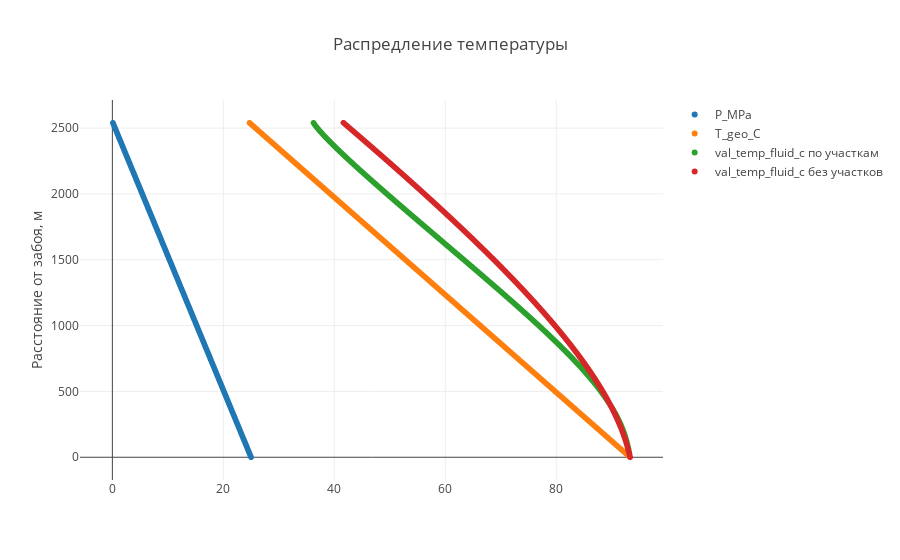

The code cell stored with this chart in its notebook:
### Markdown cell above
## Различные графики и свойства.
## Т.к. не все свойства пересчитываются на каждом шаге идет сближение геотермы и температуры флюида ближе к устью

### Code cell
trace1 = go.Scattergl(
    x = temp_data_with_step.p_list,
    y = temp_data_with_step.distance_list,
    name = 'P_MPa',
    mode = 'markers'
)

trace2 = go.Scattergl(
    x = temp_data_with_step.t_list,
    y = temp_data_with_step.distance_list,
    name = 'T_geo_C',
    mode = 'markers'
)

trace3 = go.Scattergl(
    x = temp_data_with_step.get_values(52),
    y = temp_data_with_step.distance_list,
    name = temp_data_with_step.get_name(52) + ' по участкам',
    mode = 'markers'
)

trace4 = go.Scattergl(
    x = temp_data.get_values(52),
    y = temp_data.distance_list,
    name = temp_data.get_name(52) + ' без участков' ,
    mode = 'markers'
)

data = [trace1, trace2, trace3, trace4]

plot()

### Figure 1 — Plotly figure (JSON) as saved in the notebook; plotly's stock layout.template omitted (floating-point values rounded to 4 significant figures; data arrays with more than 128 entries replaced by an {"elided": "..."} marker saying what was removed)
{"data": [{"mode": "markers", "name": "P_MPa", "type": "scattergl", "uid": "7708f0e9-2375-459d-b21b-2a4b202cbd33", "x": {"elided": "255 float values"}, "y": {"elided": "255 int values"}}, {"mode": "markers", "name": "T_geo_C", "type": "scattergl", "uid": "fddae80e-1c53-44ee-bda5-f9988e2d5f65", "x": {"elided": "255 float values"}, "y": {"elided": "255 int values"}}, {"mode": "markers", "name": "val_temp_fluid_c по участкам", "type": "scattergl", "uid": "d8c23914-c2e0-4ff2-9e49-02b3d5009dd6", "x": {"elided": "255 float values"}, "y": {"elided": "255 int values"}}, {"mode": "markers", "name": "val_temp_fluid_c без участков", "type": "scattergl", "uid": "7ac0e86c-7e20-47ab-a39c-a5d204feb129", "x": {"elided": "255 float values"}, "y": {"elided": "255 int values"}}], "layout": {"title": {"text": "Распредление температуры"}, "yaxis": {"title": {"text": "Расстояние от забоя, м"}}}}
